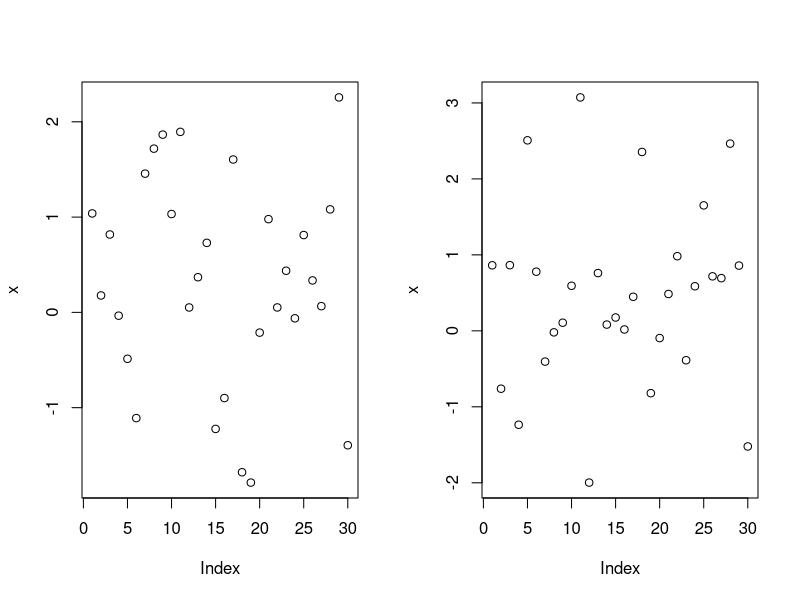

Reproduce this figure in R. (Note: this script raises an error after producing the figure.)
## ---- chunk 1
knitr::opts_chunk$set(echo = TRUE)
## ---- chunk 2
x1=rnorm(30,0,1)
x2=rt(30,2)

x3=data.frame(x1,x2)

## ---- chunk 3

apply(x3,2,mean)
apply(x3,2,var)
## ---- chunk 4
apply(x3,1,mean)

## ---- chunk 5
par(mfrow = c(1,2) )
apply(x3,2, function(x)
plot(x))
## ---- chunk 6
library("mvtnorm", lib.loc="~/R/R-3.5.1/library") #first install mvtnorm package
mu=c(0,1) #mean vector
sig=matrix(c(1,0.8,0.8,1),nrow = 2,byrow = T) #covariance matrix
data1=rmvnorm(30,mu, sig)
data2=rmvt(30, sig,df=2)
data=list(data1,data2 )

## ---- chunk 7
lapply(data, function(x) 
                apply(x,2,function(y)
                          shapiro.test(y)$p.value))

